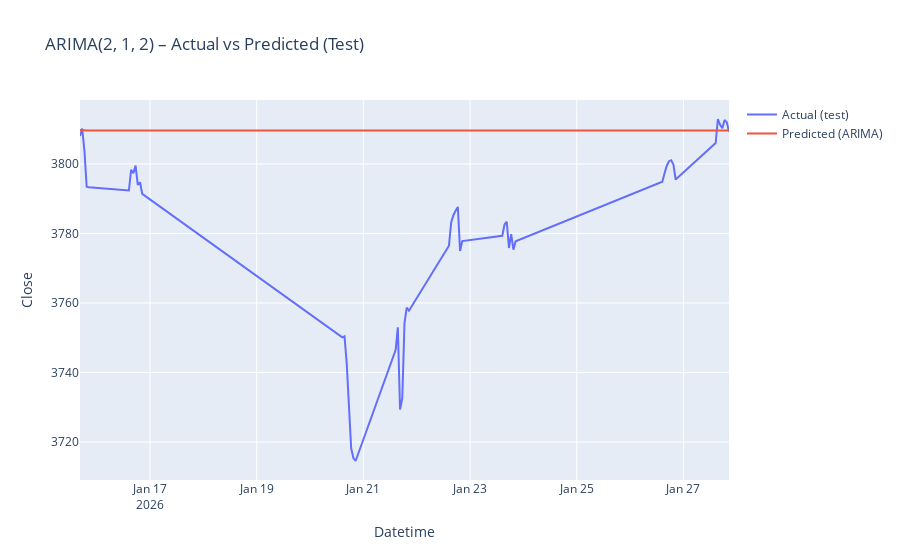

Notebook source saved alongside this figure:
### Code cell
# %% --------------- ARIMA PLOT -----------------
fig = go.Figure()
fig.add_trace(go.Scatter(
    x=test_df['Datetime'],
    y=test_df['Close'],
    mode='lines',
    name='Actual (test)'
))
fig.add_trace(go.Scatter(
    x=test_df['Datetime'],
    y=arima_pred_test,
    mode='lines',
    name='Predicted (ARIMA)'
))
fig.update_layout(
    title=f"ARIMA{order_arima} – Actual vs Predicted (Test)",
    xaxis_title="Datetime",
    yaxis_title="Close"
)
fig.show()
